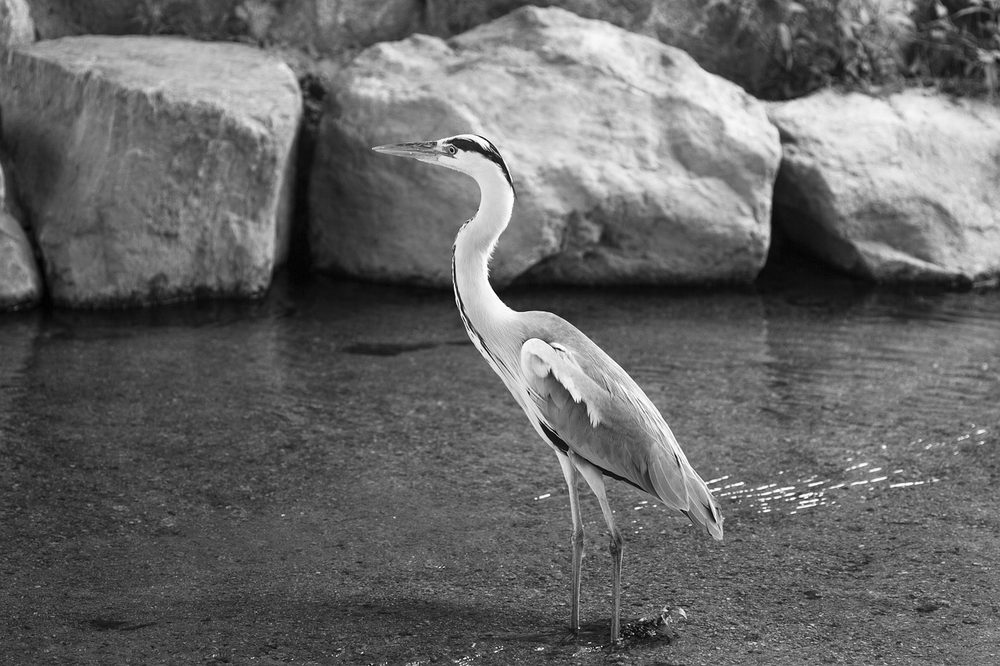
#> input picture clean_image.png, 1000 x 666 px, shrunk from 1280 x 853 before the run
$ python 'Opgave 3.1.py'
#> lines starting #> are read from the running program, lines starting #| are printed output that depends on the picture
#> further down, clean_image is the input picture: shape (666, 1000); min 0, max 255, mean 102.8
import cv2
import numpy as np

def add_salt_pepper_noise(image, salt_pepper_ratio):
#> called with salt_pepper_ratio = 0.1
    noisy_image = image.copy()
    height, width = noisy_image.shape
#> height = 666; width = 1000
    num_salt_pepper = int(salt_pepper_ratio * width * height)
#> num_salt_pepper = 66600
    coords_salt_x = np.random.randint(0, width - 1, num_salt_pepper)
    coords_salt_y = np.random.randint(0, height - 1, num_salt_pepper)
    noisy_image[coords_salt_y, coords_salt_x] = 255
    coords_pepper_x = np.random.randint(0, width - 1, num_salt_pepper)
    coords_pepper_y = np.random.randint(0, height - 1, num_salt_pepper)
    noisy_image[coords_pepper_y, coords_pepper_x] = 0
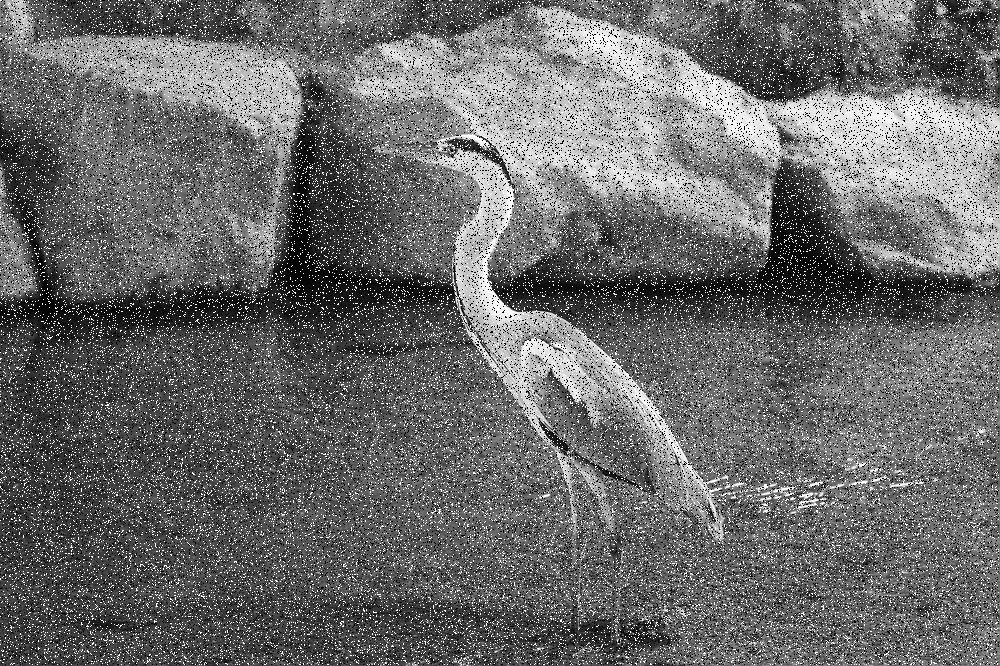
#> noisy_image: shape (666, 1000); min 0, max 255, mean 106.1
    return noisy_image

def mean_filter(image):
    filtered_image = cv2.blur(image, (3, 3))
    return filtered_image
def median_filter(image):
    filtered_image = cv2.medianBlur(image, 3)
    return filtered_image

clean_image = cv2.imread('clean_image.png', cv2.IMREAD_GRAYSCALE)
noisy_image_salt_pepper = add_salt_pepper_noise(clean_image, salt_pepper_ratio=0.1)
filtered_image_mean_salt_pepper = mean_filter(noisy_image_salt_pepper)
filtered_image_median_salt_pepper = median_filter(noisy_image_salt_pepper)

cv2.imshow('Medianfiltreret billede', filtered_image_median_salt_pepper)
cv2.imshow('Salt-peber støjfuldt billede', noisy_image_salt_pepper)
cv2.imshow('Middelværdisfiltreret billede', filtered_image_mean_salt_pepper)
cv2.waitKey(0)
cv2.destroyAllWindows()
